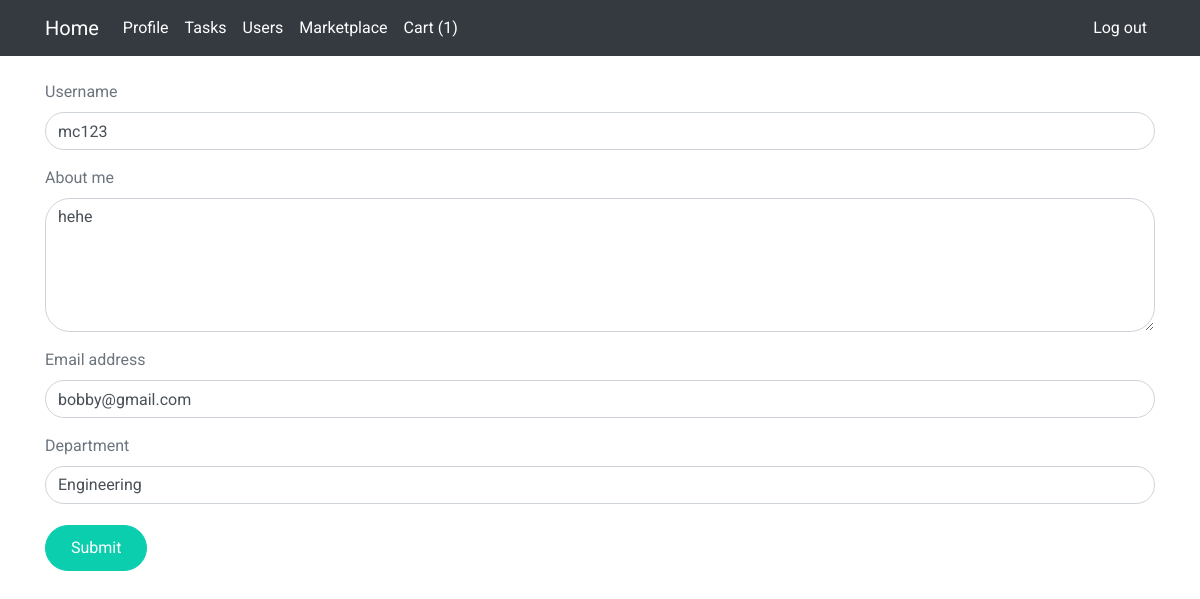
The page /main/edit_profile (signed in) on the database its author committed.
### main/models.py (models this page shows, shortened)
class CustomUser(models.Model):
    user = models.OneToOneField(User, on_delete=models.CASCADE)
    DEPARTMENT = (
        ('Operations', 'Operations'),
        ('Infocomm technology', 'Infocomm technology'),
        ('Engineering', 'Engineering'),
        ('Corportate', 'Corporate')
    )
    email = models.EmailField(unique=True)
    department = models.CharField(max_length=100, choices=DEPARTMENT)
    description = models.TextField("Description", max_length=600, default='', blank=True)
    points = models.IntegerField(default=0)
    tasks = models.ManyToManyField(Task, blank=True, related_name='users')

### main/views.py (the view)
# urls.py: path('edit_profile', views.edit_profile, name='edit_profile'),
@login_required(login_url='/main/login')
def edit_profile(request):
    current_user = CustomUser.objects.get(user=request.user)
    return render(request, 'main/edit_profile.html', {
        "user": current_user,
    })

### main/context_processor.py (called while the page is built)
def cart_count(request):
    try:
        current_user = CustomUser.objects.get(user=request.user)
        cart_count = Cart.objects.filter(user=current_user).count()
        return {
            'cart_count' : cart_count
        }
    except TypeError:
        return []

### main/templates/main/edit_profile.html (shortened to what this page needs)
{% extends "main/layout.html" %}
{% block body %}
    <div class="container">
        <form action="{% url 'main:update_profile' %}" method="post">
            <div class="form-group">
                <label for="username">Username</label>
                <input name="username" value={{ user.user.username }} class="form-control" type="text" placeholder="Default input" id="username">
            </div>
            <div class="form-group">
              <label for="aboutme">About me</label>
              <textarea class="form-control" id="about me" rows="5">{{ user.description }}</textarea>
            </div>
            <div class="form-group">
                <label for="email">Email address</label>
                <input type="email" name="email" class="form-control" id="email" value={{ user.email }}>
              </div>
            <div class="form-group">
                <label for="department">Department</label>
                <select class="form-control" id="department" name="department">
                  <option {% if user.department == "Engineering" %} selected {% endif %}>Engineering</option>
                </select>
              </div>
            <button type="submit" class="btn btn-primary">Submit</button>
          </form>
    </div>
{% endblock %}

### main/static/styles.css (style rules this page uses)
body { font-family: var(--bs-font-sans-serif); background-color: #f7f7f7; color: #000000; }
.form-group { margin-top: 3px; }
.btn { margin-top: 5px; }

### rows shown on the page
CustomUser: username "mc123", description "hehe", email "bobby@gmail.com", department "Engineering"

### other values the page prints
{{ cart_count }} "1"
